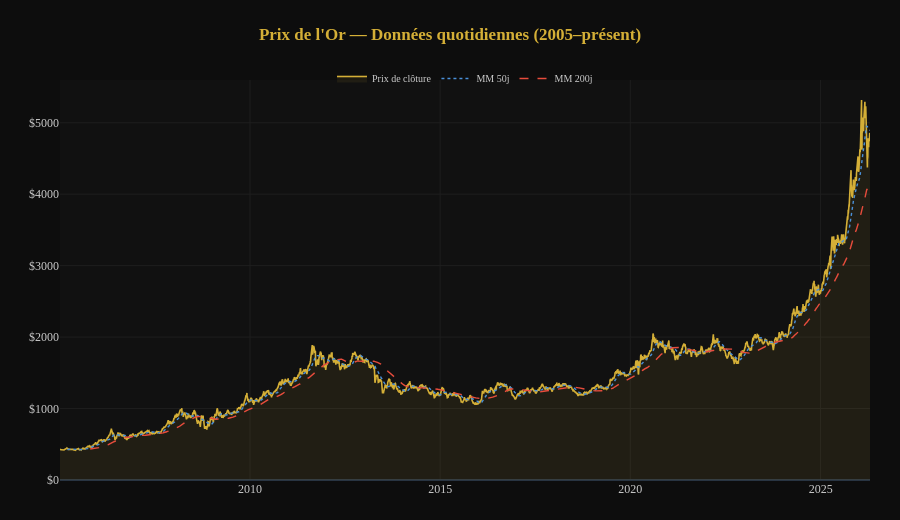

Notebook code for this chart:
### Markdown cell above
# Visualisation

### Code cell
# 0 — Or quotidien brut (candlestick + MM50/200 + volume)
plot_gold_daily()

### Figure 1 — Plotly figure (JSON) as saved in the notebook; plotly's stock layout.template omitted (floating-point values rounded to 4 significant figures; data arrays with more than 128 entries replaced by an {"elided": "..."} marker saying what was removed)
{"data": [{"fill": "tozeroy", "fillcolor": "rgba(212,175,55,0.08)", "hovertemplate": "%{x|%d %b %Y}<br>$%{y:,.0f}<extra></extra>", "line": {"color": "#D4AF37", "width": 1.6}, "name": "Prix de clôture", "type": "scatter", "x": {"elided": "5352 str values"}, "y": {"elided": "5352 float values"}}, {"hovertemplate": "MM50: $%{y:,.0f}<extra></extra>", "line": {"color": "#4A90D9", "dash": "dot", "width": 1.4}, "name": "MM 50j", "type": "scatter", "x": {"elided": "5352 str values"}, "y": {"elided": "5352 float values"}}, {"hovertemplate": "MM200: $%{y:,.0f}<extra></extra>", "line": {"color": "#E74C3C", "dash": "dash", "width": 1.4}, "name": "MM 200j", "type": "scatter", "x": {"elided": "5352 str values"}, "y": {"elided": "5352 float values"}}], "layout": {"font": {"color": "#CCCCCC", "family": "Georgia"}, "height": 520, "hovermode": "x unified", "legend": {"bgcolor": "rgba(0,0,0,0)", "font": {"size": 10}, "orientation": "h", "x": 0.5, "xanchor": "center", "y": 1.04}, "margin": {"b": 40, "l": 60, "r": 30, "t": 80}, "paper_bgcolor": "#0D0D0D", "plot_bgcolor": "#111111", "title": {"font": {"color": "#D4AF37", "size": 17}, "text": "<b>Prix de l'Or — Données quotidiennes (2005–présent)</b>", "x": 0.5}, "xaxis": {"gridcolor": "#1E1E1E", "tickformat": "%Y"}, "yaxis": {"gridcolor": "#1E1E1E", "tickprefix": "$"}}}
